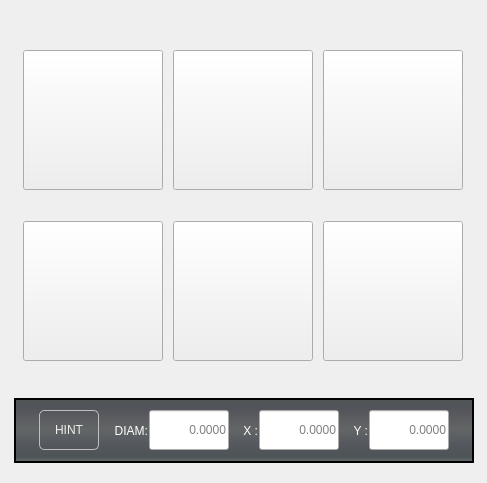
             <widget class="QWidget" name="Page3">
              <layout class="QHBoxLayout" name="horizontalLayout_138">
               <item alignment="Qt::AlignmentFlag::AlignHCenter">
                <widget class="QWidget" name="widget_42" native="true">
                 <property name="sizePolicy">
                  <sizepolicy hsizetype="Fixed" vsizetype="Fixed">
                   <horstretch>0</horstretch>
                   <verstretch>0</verstretch>
                  </sizepolicy>
                 </property>
                 <property name="minimumSize">
                  <size>
                   <width>465</width>
                   <height>461</height>
                  </size>
                 </property>
                 <property name="maximumSize">
                  <size>
                   <width>465</width>
                   <height>461</height>
                  </size>
                 </property>
                 <property name="styleSheet">
                  <string notr="true">QFrame {
    border: none;
}</string>
                 </property>
                 <layout class="QVBoxLayout" name="verticalLayout_43">
                  <property name="leftMargin">
                   <number>3</number>
                  </property>
                  <property name="rightMargin">
                   <number>3</number>
                  </property>
                  <item>
                   <widget class="QWidget" name="gridWidget_8" native="true">
                    <layout class="QGridLayout" name="gridLayout_10">
                     <property name="spacing">
                      <number>10</number>
                     </property>
                     <item row="0" column="2">
                      <widget class="SubCallButton" name="probe_round_pocket_center">
                       <property name="minimumSize">
                        <size>
                         <width>140</width>
                         <height>140</height>
                        </size>
                       </property>
                       <property name="maximumSize">
                        <size>
                         <width>140</width>
                         <height>140</height>
                        </size>
                       </property>
                       <property name="focusPolicy">
                        <enum>Qt::FocusPolicy::NoFocus</enum>
                       </property>
                       <property name="styleSheet">
                        <string notr="true"/>
                       </property>
                       <property name="text">
                        <string/>
                       </property>
                       <property name="icon">
                        <iconset resource="probe_basic.qrc">
                         <normaloff>:/images/round_pocket_center_start.png</normaloff>:/images/round_pocket_center_start.png</iconset>
                       </property>
                       <property name="iconSize">
                        <size>
                         <width>120</width>
                         <height>120</height>
                        </size>
                       </property>
                       <property name="filename" stdset="0">
                        <string>probe_round_pocket_center_start.ngc</string>
                       </property>
                      </widget>
                     </item>
                     <item row="1" column="2">
                      <widget class="SubCallButton" name="probe_rect_pocket_2">
                       <property name="minimumSize">
                        <size>
                         <width>140</width>
                         <height>140</height>
                        </size>
                       </property>
                       <property name="maximumSize">
                        <size>
                         <width>140</width>
                         <height>140</height>
                        </size>
                       </property>
                       <property name="focusPolicy">
                        <enum>Qt::FocusPolicy::NoFocus</enum>
                       </property>
                       <property name="styleSheet">
                        <string notr="true"/>
                       </property>
                       <property name="text">
                        <string/>
                       </property>
                       <property name="icon">
                        <iconset resource="probe_basic.qrc">
                         <normaloff>:/images/rect_pocket_center_start.png</normaloff>:/images/rect_pocket_center_start.png</iconset>
                       </property>
                       <property name="iconSize">
                        <size>
                         <width>120</width>
                         <height>120</height>
                        </size>
                       </property>
                       <property name="filename" stdset="0">
                        <string>probe_rect_pocket_center_start.ngc</string>
                       </property>
                      </widget>
                     </item>
                     <item row="0" column="1">
                      <widget class="SubCallButton" name="probe_round_boss">
                       <property name="minimumSize">
                        <size>
                         <width>140</width>
                         <height>140</height>
                        </size>
                       </property>
                       <property name="maximumSize">
                        <size>
                         <width>140</width>
                         <height>140</height>
                        </size>
                       </property>
                       <property name="focusPolicy">
                        <enum>Qt::FocusPolicy::NoFocus</enum>
                       </property>
                       <property name="styleSheet">
                        <string notr="true"/>
                       </property>
                       <property name="text">
                        <string/>
                       </property>
                       <property name="icon">
                        <iconset resource="probe_basic.qrc">
                         <normaloff>:/images/boss_round.png</normaloff>:/images/boss_round.png</iconset>
                       </property>
                       <property name="iconSize">
                        <size>
                         <width>140</width>
                         <height>140</height>
                        </size>
                       </property>
                       <property name="filename" stdset="0">
                        <string>probe_round_boss.ngc</string>
                       </property>
                      </widget>
                     </item>
                     <item row="0" column="0">
                      <widget class="SubCallButton" name="probe_round_pocket">
                       <property name="minimumSize">
                        <size>
                         <width>140</width>
                         <height>140</height>
                        </size>
                       </property>
                       <property name="maximumSize">
                        <size>
                         <width>140</width>
                         <height>140</height>
                        </size>
                       </property>
                       <property name="focusPolicy">
                        <enum>Qt::FocusPolicy::NoFocus</enum>
                       </property>
                       <property name="styleSheet">
                        <string notr="true"/>
                       </property>
                       <property name="text">
                        <string/>
                       </property>
                       <property name="icon">
                        <iconset resource="probe_basic.qrc">
                         <normaloff>:/images/round_pocket.png</normaloff>:/images/round_pocket.png</iconset>
                       </property>
                       <property name="iconSize">
                        <size>
                         <width>120</width>
                         <height>120</height>
                        </size>
                       </property>
                       <property name="filename" stdset="0">
                        <string>probe_round_pocket.ngc</string>
                       </property>
                      </widget>
                     </item>
                     <item row="1" column="1">
                      <widget class="SubCallButton" name="probe_rect_boss">
                       <property name="minimumSize">
                        <size>
                         <width>140</width>
                         <height>140</height>
                        </size>
                       </property>
                       <property name="maximumSize">
                        <size>
                         <width>140</width>
                         <height>140</height>
                        </size>
                       </property>
                       <property name="focusPolicy">
                        <enum>Qt::FocusPolicy::NoFocus</enum>
                       </property>
                       <property name="styleSheet">
                        <string notr="true"/>
                       </property>
                       <property name="text">
                        <string/>
                       </property>
                       <property name="icon">
                        <iconset resource="probe_basic.qrc">
                         <normaloff>:/images/rect_boss.png</normaloff>:/images/rect_boss.png</iconset>
                       </property>
                       <property name="iconSize">
                        <size>
                         <width>140</width>
                         <height>140</height>
                        </size>
                       </property>
                       <property name="filename" stdset="0">
                        <string>probe_rect_boss.ngc</string>
                       </property>
                      </widget>
                     </item>
                     <item row="1" column="0">
                      <widget class="SubCallButton" name="probe_rect_pocket">
                       <property name="minimumSize">
                        <size>
                         <width>140</width>
                         <height>140</height>
                        </size>
                       </property>
                       <property name="maximumSize">
                        <size>
                         <width>140</width>
                         <height>140</height>
                        </size>
                       </property>
                       <property name="focusPolicy">
                        <enum>Qt::FocusPolicy::NoFocus</enum>
                       </property>
                       <property name="styleSheet">
                        <string notr="true"/>
                       </property>
                       <property name="text">
                        <string/>
                       </property>
                       <property name="icon">
                        <iconset resource="probe_basic.qrc">
                         <normaloff>:/images/rect_pocket.png</normaloff>:/images/rect_pocket.png</iconset>
                       </property>
                       <property name="iconSize">
                        <size>
                         <width>120</width>
                         <height>120</height>
                        </size>
                       </property>
                       <property name="filename" stdset="0">
                        <string>probe_rect_pocket.ngc</string>
                       </property>
                      </widget>
                     </item>
                    </layout>
                   </widget>
                  </item>
                  <item>
                   <widget class="QFrame" name="frame_8">
                    <property name="sizePolicy">
                     <sizepolicy hsizetype="Fixed" vsizetype="Fixed">
                      <horstretch>0</horstretch>
                      <verstretch>0</verstretch>
                     </sizepolicy>
                    </property>
                    <property name="minimumSize">
                     <size>
                      <width>460</width>
                      <height>65</height>
                     </size>
                    </property>
                    <property name="maximumSize">
                     <size>
                      <width>460</width>
                      <height>65</height>
                     </size>
                    </property>
                    <property name="styleSheet">
                     <string notr="true">.QFrame{
    border-style: solid;
    border-color: black;
    border-width: 2px;
	background-color: qlineargradient(spread:pad, x1:0, y1:0, x2:0, y2:1, stop:0 rgb(81, 86, 85), stop:0.489795 rgb(99, 102, 102), stop:0.699799 rgb(85, 88, 94), stop:0.90444 rgb(77, 84, 86), stop:0.160246 rgb(83, 84, 91), stop:1 rgb(109, 115, 118));
}</string>
                    </property>
                    <layout class="QHBoxLayout" name="horizontalLayout_48">
                     <item>
                      <layout class="QHBoxLayout" name="horizontalLayout_20">
                       <property name="spacing">
                        <number>0</number>
                       </property>
                       <item>
                        <widget class="QLabel" name="hint_label">
                         <property name="minimumSize">
                          <size>
                           <width>60</width>
                           <height>40</height>
                          </size>
                         </property>
                         <property name="maximumSize">
                          <size>
                           <width>60</width>
                           <height>40</height>
                          </size>
                         </property>
                         <property name="styleSheet">
                          <string notr="true">QLabel{
    border-style: solid;
    border-color: rgb(191, 191, 191);
    border-width: 1px;
    border-radius: 5px;
    color: rgb(238, 238, 236);
	font: 16pt &quot;Probe Basic Bebas Mono&quot;;
}</string>
                         </property>
                         <property name="text">
                          <string>HINT</string>
                         </property>
                         <property name="alignment">
                          <set>Qt::AlignmentFlag::AlignCenter</set>
                         </property>
                        </widget>
                       </item>
                       <item>
                        <widget class="QLabel" name="label_70">
                         <property name="minimumSize">
                          <size>
                           <width>50</width>
                           <height>0</height>
                          </size>
                         </property>
                         <property name="maximumSize">
                          <size>
                           <width>50</width>
                           <height>16777215</height>
                          </size>
                         </property>
                         <property name="styleSheet">
                          <string notr="true">QLabel{
font: 75 15pt &quot;Probe Basic Bebas Mono&quot;;
color: rgb(255, 255, 255);
padding-right: 1px;
padding-left: 5px;
}</string>
                         </property>
                         <property name="text">
                          <string>DIAM:</string>
                         </property>
                         <property name="alignment">
                          <set>Qt::AlignmentFlag::AlignRight|Qt::AlignmentFlag::AlignTrailing|Qt::AlignmentFlag::AlignVCenter</set>
                         </property>
                         <property name="indent">
                          <number>0</number>
                         </property>
                        </widget>
                       </item>
                       <item>
                        <widget class="VCPVarLineEdit" name="diameter_hint_3025">
                         <property name="sizePolicy">
                          <sizepolicy hsizetype="Fixed" vsizetype="Fixed">
                           <horstretch>0</horstretch>
                           <verstretch>0</verstretch>
                          </sizepolicy>
                         </property>
                         <property name="minimumSize">
                          <size>
                           <width>80</width>
                           <height>40</height>
                          </size>
                         </property>
                         <property name="maximumSize">
                          <size>
                           <width>80</width>
                           <height>40</height>
                          </size>
                         </property>
                         <property name="focusPolicy">
                          <enum>Qt::FocusPolicy::ClickFocus</enum>
                         </property>
                         <property name="alignment">
                          <set>Qt::AlignmentFlag::AlignRight|Qt::AlignmentFlag::AlignTrailing|Qt::AlignmentFlag::AlignVCenter</set>
                         </property>
                         <property name="placeholderText">
                          <string>0.0000</string>
                         </property>
                         <property name="rules" stdset="0">
                          <string>[{&quot;name&quot;: &quot;enable&quot;, &quot;property&quot;: &quot;Enable&quot;, &quot;expression&quot;: &quot;True if ch[0] else False&quot;, &quot;channels&quot;: [{&quot;url&quot;: &quot;status:all_axes_homed&quot;, &quot;trigger&quot;: true}]}]</string>
                         </property>
                         <property name="varParameterNumber" stdset="0">
                          <number>3025</number>
                         </property>
                         <property name="styleSet" stdset="0">
                          <string>dataField16</string>
                         </property>
                        </widget>
                       </item>
                       <item>
                        <widget class="QLabel" name="label_71">
                         <property name="minimumSize">
                          <size>
                           <width>30</width>
                           <height>0</height>
                          </size>
                         </property>
                         <property name="maximumSize">
                          <size>
                           <width>30</width>
                           <height>16777215</height>
                          </size>
                         </property>
                         <property name="styleSheet">
                          <string notr="true">QLabel{
font: 75 15pt &quot;Probe Basic Bebas Mono&quot;;
color: rgb(255, 255, 255);
padding-right: 1px;
padding-left: 5px;
}</string>
                         </property>
                         <property name="text">
                          <string>X :</string>
                         </property>
                         <property name="alignment">
                          <set>Qt::AlignmentFlag::AlignRight|Qt::AlignmentFlag::AlignTrailing|Qt::AlignmentFlag::AlignVCenter</set>
                         </property>
                         <property name="indent">
                          <number>0</number>
                         </property>
                        </widget>
                       </item>
                       <item>
                        <widget class="VCPVarLineEdit" name="x_hint_boss_pocket_3026">
                         <property name="sizePolicy">
                          <sizepolicy hsizetype="Fixed" vsizetype="Fixed">
                           <horstretch>0</horstretch>
                           <verstretch>0</verstretch>
                          </sizepolicy>
                         </property>
                         <property name="minimumSize">
                          <size>
                           <width>80</width>
                           <height>40</height>
                          </size>
                         </property>
                         <property name="maximumSize">
                          <size>
                           <width>80</width>
                           <height>40</height>
                          </size>
                         </property>
                         <property name="focusPolicy">
                          <enum>Qt::FocusPolicy::ClickFocus</enum>
                         </property>
                         <property name="alignment">
                          <set>Qt::AlignmentFlag::AlignRight|Qt::AlignmentFlag::AlignTrailing|Qt::AlignmentFlag::AlignVCenter</set>
                         </property>
                         <property name="placeholderText">
                          <string>0.0000</string>
                         </property>
                         <property name="rules" stdset="0">
                          <string>[{&quot;name&quot;: &quot;enable&quot;, &quot;property&quot;: &quot;Enable&quot;, &quot;expression&quot;: &quot;True if ch[0] else False&quot;, &quot;channels&quot;: [{&quot;url&quot;: &quot;status:all_axes_homed&quot;, &quot;trigger&quot;: true}]}]</string>
                         </property>
                         <property name="varParameterNumber" stdset="0">
                          <number>3026</number>
                         </property>
                         <property name="styleSet" stdset="0">
                          <string>dataField16</string>
                         </property>
                        </widget>
                       </item>
                       <item>
                        <widget class="QLabel" name="label_72">
                         <property name="minimumSize">
                          <size>
                           <width>30</width>
                           <height>0</height>
                          </size>
                         </property>
                         <property name="maximumSize">
                          <size>
                           <width>30</width>
                           <height>16777215</height>
                          </size>
                         </property>
                         <property name="styleSheet">
                          <string notr="true">QLabel{
font: 75 15pt &quot;Probe Basic Bebas Mono&quot;;
color: rgb(255, 255, 255);
padding-right: 1px;
padding-left: 5px;
}</string>
                         </property>
                         <property name="text">
                          <string>Y :</string>
                         </property>
                         <property name="alignment">
                          <set>Qt::AlignmentFlag::AlignRight|Qt::AlignmentFlag::AlignTrailing|Qt::AlignmentFlag::AlignVCenter</set>
                         </property>
                         <property name="indent">
                          <number>0</number>
                         </property>
                        </widget>
                       </item>
                       <item>
                        <widget class="VCPVarLineEdit" name="y_hint_boss_pocket_3027">
                         <property name="sizePolicy">
                          <sizepolicy hsizetype="Fixed" vsizetype="Fixed">
                           <horstretch>0</horstretch>
                           <verstretch>0</verstretch>
                          </sizepolicy>
                         </property>
                         <property name="minimumSize">
                          <size>
                           <width>80</width>
                           <height>40</height>
                          </size>
                         </property>
                         <property name="maximumSize">
                          <size>
                           <width>80</width>
                           <height>40</height>
                          </size>
                         </property>
                         <property name="focusPolicy">
                          <enum>Qt::FocusPolicy::ClickFocus</enum>
                         </property>
                         <property name="alignment">
                          <set>Qt::AlignmentFlag::AlignRight|Qt::AlignmentFlag::AlignTrailing|Qt::AlignmentFlag::AlignVCenter</set>
                         </property>
                         <property name="placeholderText">
                          <string>0.0000</string>
                         </property>
                         <property name="rules" stdset="0">
                          <string>[{&quot;name&quot;: &quot;enable&quot;, &quot;property&quot;: &quot;Enable&quot;, &quot;expression&quot;: &quot;True if ch[0] else False&quot;, &quot;channels&quot;: [{&quot;url&quot;: &quot;status:all_axes_homed&quot;, &quot;trigger&quot;: true}]}]</string>
                         </property>
                         <property name="varParameterNumber" stdset="0">
                          <number>3027</number>
                         </property>
                         <property name="styleSet" stdset="0">
                          <string>dataField16</string>
                         </property>
                        </widget>
                       </item>
                      </layout>
                     </item>
                    </layout>
                   </widget>
                  </item>
                 </layout>
                </widget>
               </item>
              </layout>
             </widget>
